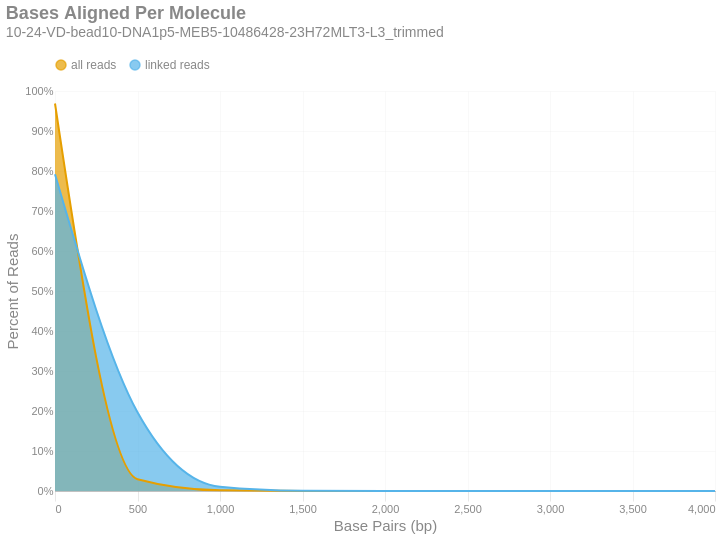

The cell this chart's notebook holds for it:
### Markdown cell above
### Bases Aligned Per Molecule
This is a frequency distribution showing the number of base pairs aligned per unique molecule. These data are shown in 500 bp bins. There are two distributions: one with `all reads` (yellow) and another with only `linked reads` (blue). The percent of molecules in the `linked reads` distribution is relative to the total number of linked molecules.

### Code cell
if SKIPLR:
    print_html(f"Skipped")
else:
    binned_df = consolidated_hist(valids['aligned_bp'], mask, 500, True)
    with SafeRender(binned_df):
        (
            density_plot(binned_df, 'Bases Aligned Per Molecule', samplename, 'basesper')
            .encode(
                x=alt.X('bin:Q', title="Base Pairs (bp)").axis(tickMinStep=500),
                y=alt.Y('value:Q', title='Percent of Reads')
                    .axis(format='%')
                    .scale(domain = [0,1])
                    .stack(False),
                color=alt.Color("key:N").scale(domain = ["all reads", "linked reads"]),
                tooltip = [
                    alt.Tooltip("key:N", title = "Data Type"),
                    alt.Tooltip("range_label:N", title="Based Aligned Per Molecule"),
                    alt.Tooltip("value:Q", format = ".2%", title="% Molecules")
                ]
            )
        ).display()

### Figure 1 — Vega-Lite specification as saved in the notebook (floating-point values rounded to 4 significant figures)
{"width": "container", "height": 400, "config": {"title": {"anchor": "start", "dy": -15, "fontSize": 18, "color": "#888888", "subtitleColor": "#888888", "subtitleFontSize": 14}, "arc": {"fill": "#0072B2"}, "axis": {"domainColor": "#888888", "domainWidth": 0.5, "gridWidth": 0.2, "grid": false, "titleFontWeight": 400, "titleFontSize": 15, "labelFontSize": 11, "labelColor": "#888888", "tickColor": "#888888", "tickWidth": 0.2, "titleColor": "#888888"}, "axisBand": {"grid": false}, "axisX": {"grid": true, "tickSize": 10, "domainCap": "round"}, "axisY": {"domain": false, "grid": true, "tickSize": 0, "domainCap": "round"}, "background": "transparent", "header": {"labelFontSize": 15, "labelColor": "#888888", "titleFontSize": 15, "titleFontWeight": 600, "titleColor": "#888888"}, "legend": {"labelFont": "sans-serif", "labelFontSize": 12, "labelColor": "#888888", "symbolSize": 100, "symbolType": "circle", "titleFontSize": 12, "titlePadding": 10, "titleColor": "#888888", "title": null, "orient": "top"}, "range": {"category": ["#E69F00", "#56B4E9", "#009E73", "#F0E442", "#0072B2", "#D55E00", "#CC79A7", "#000000"], "diverging": ["#cfe8f3", "#a2d4ec", "#73bfe2", "#46abdb", "#1696d2", "#12719e"]}, "area": {"fill": "#0072B2", "fillOpacity": 0.7, "line": true, "strokeOpacity": 0.7}, "line": {"color": "#0072B2", "stroke": "#0072B2", "strokeWidth": 2}, "trail": {"color": "#0072B2", "stroke": "#0072B2", "strokeWidth": 0, "size": 1}, "point": {"filled": true}, "text": {"color": "#888888", "fontSize": 11, "align": "right", "fontWeight": 400, "size": 11}, "bar": {"fill": "#0072B2", "stroke": null}, "view": {"stroke": null, "continuousWidth": 660, "continuousHeight": 400}}, "data": {"name": "data-22a8bf06b9434a6f63506be645518542"}, "mark": {"type": "area", "interpolate": "monotone"}, "encoding": {"color": {"field": "key", "scale": {"domain": ["all reads", "linked reads"]}, "type": "nominal"}, "tooltip": [{"field": "key", "title": "Data Type", "type": "nominal"}, {"field": "range_label", "title": "Based Aligned Per Molecule", "type": "nominal"}, {"field": "value", "format": ".2%", "title": "% Molecules", "type": "quantitative"}], "x": {"axis": {"tickMinStep": 500}, "field": "bin", "title": "Base Pairs (bp)", "type": "quantitative"}, "y": {"axis": {"format": "%"}, "field": "value", "scale": {"domain": [0, 1]}, "stack": false, "title": "Percent of Reads", "type": "quantitative"}}, "params": [{"name": "param_c36ac31b6afebe62", "select": {"type": "point", "fields": ["key"]}, "bind": "legend"}], "title": {"text": "Bases Aligned Per Molecule", "subtitle": "10-24-VD-bead10-DNA1p5-MEB5-10486428-23H72MLT3-L3_trimmed"}, "transform": [{"fold": ["all reads", "linked reads"]}, {"filter": {"param": "param_c36ac31b6afebe62"}}], "usermeta": {"embedOptions": {"downloadFileName": "10-24-VD-bead10-DNA1p5-MEB5-10486428-23H72MLT3-L3_trimmed.basesper"}}, "$schema": "https://vega.github.io/schema/vega-lite/v6.4.1.json", "datasets": {"data-22a8bf06b9434a6f63506be645518542": [{"bin": "0", "interval": "0-500", "all reads": 0.9688, "linked reads": 0.7917, "range_label": "0-499"}, {"bin": "500", "interval": "500-1000", "all reads": 0.02953, "linked reads": 0.1968, "range_label": "500-999"}, {"bin": "1000", "interval": "1000-1500", "all reads": 0.001595, "linked reads": 0.01068, "range_label": "1000-1499"}, {"bin": "1500", "interval": "1500-2000", "all reads": 0.0001072, "linked reads": 0.0007206, "range_label": "1500-1999"}, {"bin": "2000", "interval": "2000-2500", "all reads": 9.213e-06, "linked reads": 6.202e-05, "range_label": "2000-2499"}, {"bin": "2500", "interval": "2500-3000", "all reads": 4.166e-07, "linked reads": 2.805e-06, "range_label": "2500-2999"}, {"bin": "3000", "interval": "3000-3500", "all reads": 9.259e-08, "linked reads": 6.233e-07, "range_label": "3000-3499"}, {"bin": "3500", "interval": "3500-4000", "all reads": 0.0, "linked reads": 0.0, "range_label": "3500-3999"}, {"bin": "4000", "interval": "4000-4500", "all reads": 0.0, "linked reads": 0.0, "range_label": "4000-4499"}]}}
